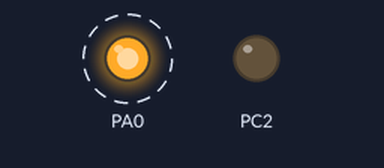
Bench run of a program on a simulated ATmega32, built with avr-gcc and emulated at 1 MHz (the files do not name the chip). Parts: output pins drawn as LEDs (lit = HIGH). Dashed ring = blinking.

Above: at 0.5 s.
Timing chart, 0 to 4.6 s (numbered marks = the images above):
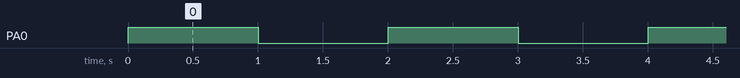

The program:

main.c
```c
/*
 * jmenotohlejeono.c
 *
 * Created: 04.12.2023 13:14:47
 * Author : stepan.krousky
 */

#define F_CPU 1000000UL
#include <avr/io.h>
#include <util/delay.h>


int main(void)
{
	// Nastavi na vystup
	DDRA=0b00000001;
	DDRC=0b00000100;
	while (1)
	{
		// Rozsviti LED
		PORTA=0b00000001;
		// Pockej 1s
		_delay_ms(1000);
	    // Vypne LED
		PORTA=0b00000000;
		// Pockej 1s
		_delay_ms(1000);
	}
}
```

Measured:
- by itself, PA0: alternates HIGH for 1.0 s and LOW for 1.0 s
